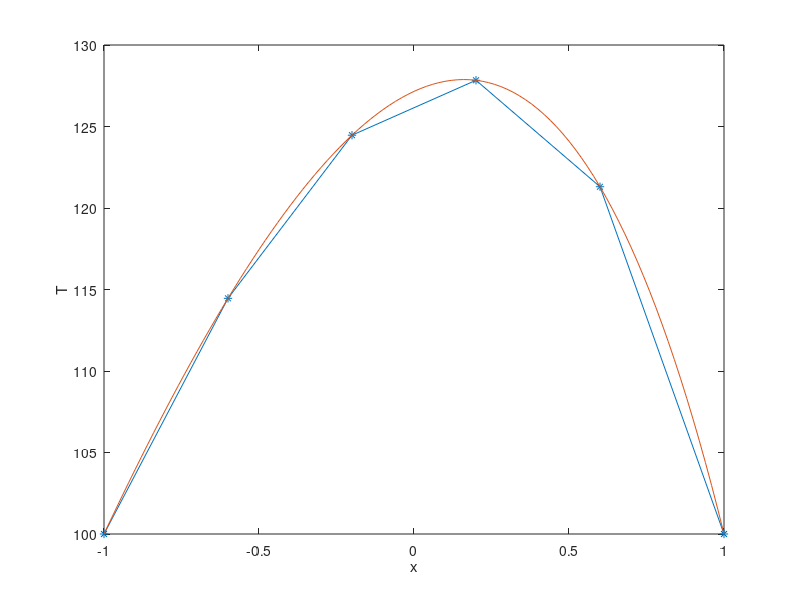
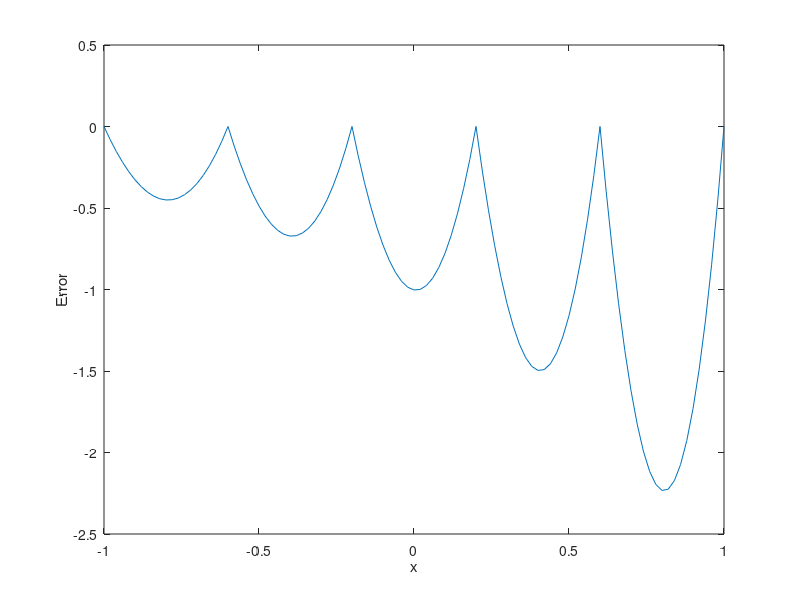

The MATLAB script that drew these images, in order:
% FEM solver for d2T/dx2 + f = 0 where f = 50 exp(x)
%
% BC's: T(-1) = 100 and T(1) = 100.
%
% Gaussian quadrature is used in evaluating the forcing integral.
%
% Note: the finite element degrees of freedom are
%       stored in the vector T.

% Number of elements
nElem = 5;
x = linspace(-1,1,nElem+1);

% Set quadrature rule
Nq = 2;
if (Nq == 1),
  alphaq(1) = 2.0; xiq(1) = 0.0;
elseif (Nq == 2),
  alphaq(1) = 1.0; xiq(1) = -1/sqrt(3);
  alphaq(2) = 1.0; xiq(2) =  1/sqrt(3);
else
  fprintf('Error: Unknown quadrature rule (Nq = %i)\n',Nq);

  return;
end

% Zero stiffness matrix
K = zeros(nElem+1, nElem+1);
F = zeros(nElem+1, 1);

% Loop over all elements and calculate stiffness and residuals
for elem = 1:nElem,

  n1 = elem;
  n2 = elem+1;

  x1 = x(n1);
  x2 = x(n2);

  dx = x2 - x1;

  % Add contribution to n1 weighted residual due to n1 function
  K(n1, n1) = K(n1, n1) - (1/dx);

  % Add contribution to n1 weighted residual due to n2 function
  K(n1, n2) = K(n1, n2) + (1/dx);

  % Add contribution to n2 weighted residual due to n1 function
  K(n2, n1) = K(n2, n1) + (1/dx);

  % Add contribution to n2 weighted residual due to n2 function
  K(n2, n2) = K(n2, n2) - (1/dx);

  % Evaluate forcing term using quadrature
  for nn = 1:Nq,

    % Get xi location of quadrature point
    xi = xiq(nn);

    % Calculate x location of quadrature point
    xq = x1 + 0.5*(1+xi)*dx;

    % Calculate f
    f = 50*exp(xq);

    % Calculate phi1 and phi2
    phi1 = 0.5*(1-xi);
    phi2 = 0.5*(1+xi);

    % Add forcing term to n1 weighted residual
    F(n1) = F(n1) - alphaq(nn)*0.5*phi1*f*dx;

    % Add forcing term to n2 weighted residual
    F(n2) = F(n2) - alphaq(nn)*0.5*phi2*f*dx;

  end

end

% Set Dirichlet conditions at x=-1
n1 = 1;
K(n1,:)    = zeros(size(1,nElem+1));
K(n1, n1)  = 1.0;
F(n1)      = 100.0;

% Set Dirichlet conditions at x=1
n1 = nElem+1;
K(n1,:)    = zeros(size(1,nElem+1));
K(n1, n1)  = 1.0;
F(n1)      = 100.0;

% Solve for solution
T = K\F;


% Plot solution
figure(1);
plot(x,T,'*-');
xlabel('x');
ylabel('T');

% For the exact solution, we need to use finer spacing to plot
% it correctly.  If we only plot it at the nodes of the FEM mesh,
% the exact solution would also look linear between the nodes.  To
% make sure there is always enough resolution relative to the FEM
% nodes, the size of the vector for plotting the exact solution is
% set to be 20 times the number of FEM nodes.
Npt = 20*nElem+1;
xe = linspace(-1,1,Npt);
Te = -50*exp(xe) + 50*xe*sinh(1) + 100 + 50*cosh(1);
hold on; plot(xe,Te); hold off;

% Plot the error.  To do this, calculate the error on the same
% set of points in which the exact solution was plot.  This
% requires that the location of the point xx(i) be found in the
% FEM mesh to construct the true solution at this point by linearly
% interpolating between the two nodes of the FEM mesh.

Terr(1) = T(1) - Te(1);
h = x(2)-x(1);
for i = 2:Npt-1,
  xxi = xe(i);
  Tei = Te(i);
  j = floor((xxi-xe(1))/h) + 1;
  x0 = x(j);
  x1 = x(j+1);
  T0 = T(j);
  T1 = T(j+1);
  xi = 2*(xxi - x0)/(x1-x0)-1;  % This gives xi between +/-1
  Ti = 0.5*(1-xi)*T0 + 0.5*(1+xi)*T1;
  Terr(i) = Ti - Tei;
end
Terr(Npt) = T(nElem+1) - Te(Npt);

figure(2);
plot(xe,Terr);
xlabel('x');
ylabel('Error');
